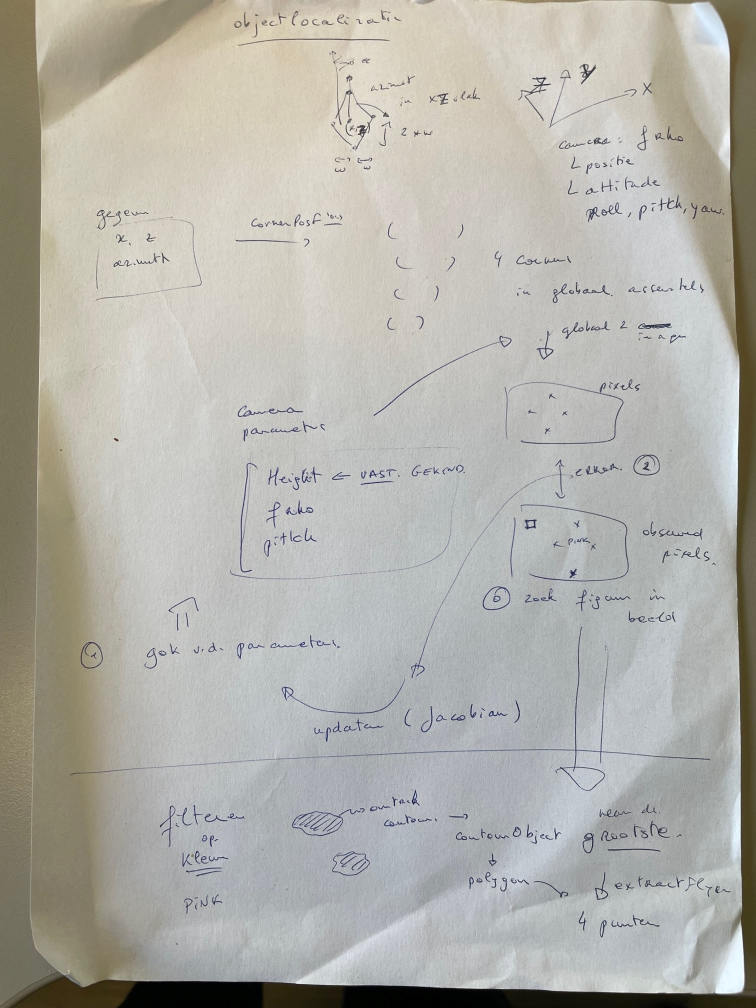
#> input picture rsPython-main/rsImaging/rsTracking/objectlocalisatie met camera.jpg, 1512 x 2016 px, given in place of lego-bricks-1x1-3d.jpg, which was not available (shown at 1/2 size)
$ python CannyEdge.py
#> lines starting #> are read from the running program, lines starting #| are printed output that depends on the picture; pictures that were not available may be replaced by others from this repository, and a replacement may not be noted
#> further down, img is the input picture: shape (2016, 1512, 3); mean B, G, R 170, 176.8, 177.9
# -*- coding: utf-8 -*-
"""
Created on 5 July 2021

@author: Jan Lemeire
"""

import cv2
from Contours import showContours
from ImageUtils import Color, char2color

# the parameters
blur_radius = 3

kernel_size = 5
low_threshold = 30
ratio = 3

def analyzeCannyEdge(img, file_name):
    global blur_radius, ratio, kernel_size, low_threshold

    print('** Test Canny Edge detector **')
  # [6 lines of commented-out code are left out]

    print('Choose component: r,g, b, h, s, v, a (gray)')
    print('Press q to quit')

    height, width = img.shape[:2]
#> height = 2016; width = 1512
    img_size =  height *  width
#> img_size = 3048192

    img_HSV = cv2.cvtColor(img, cv2.COLOR_BGR2HSV)
#> img_HSV: shape (2016, 1512, 3); mean H, S, V 54.2, 24, 180.9
    img_gray = cv2.cvtColor(img, cv2.COLOR_BGR2GRAY)
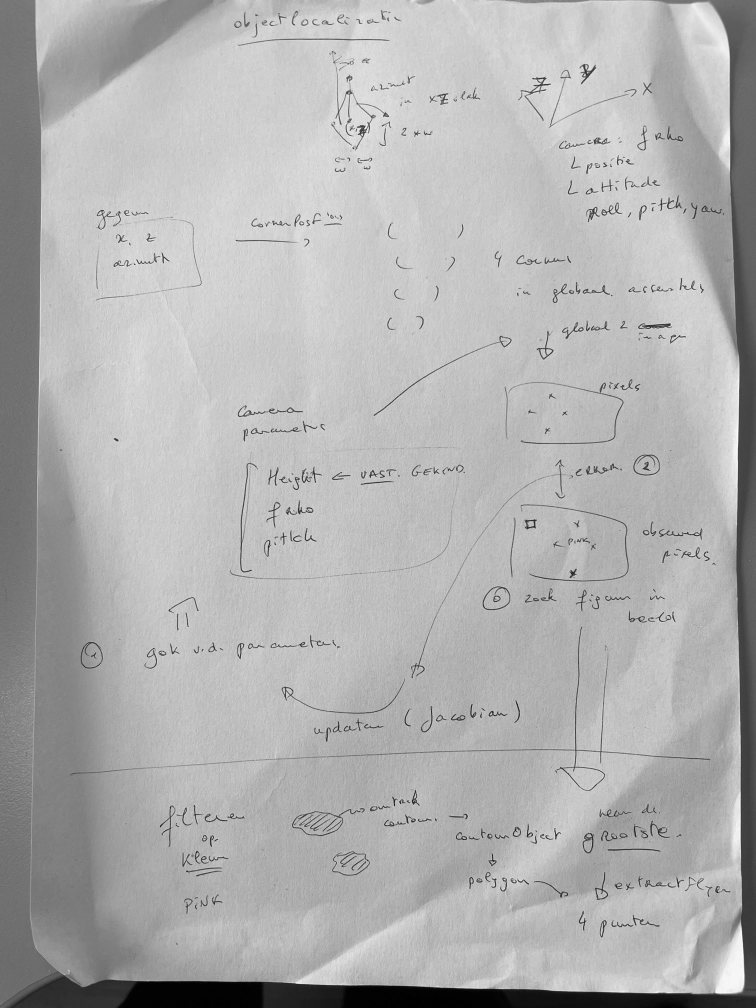
#> img_gray: shape (2016, 1512) (shown at 1/2 size); min 0, max 255, mean 176.4
    h, s, v = img_HSV[:, :, 0], img_HSV[:, :, 1], img_HSV[:, :, 2]
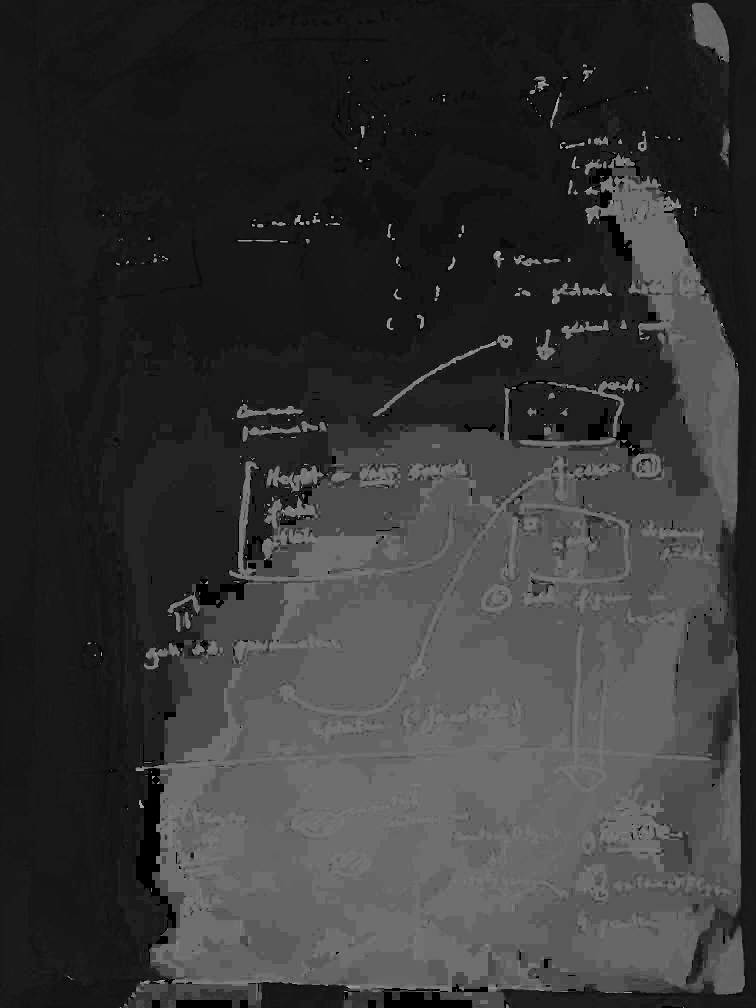
#> h: shape (2016, 1512) (shown at 1/2 size); min 0, max 177, mean 54.2
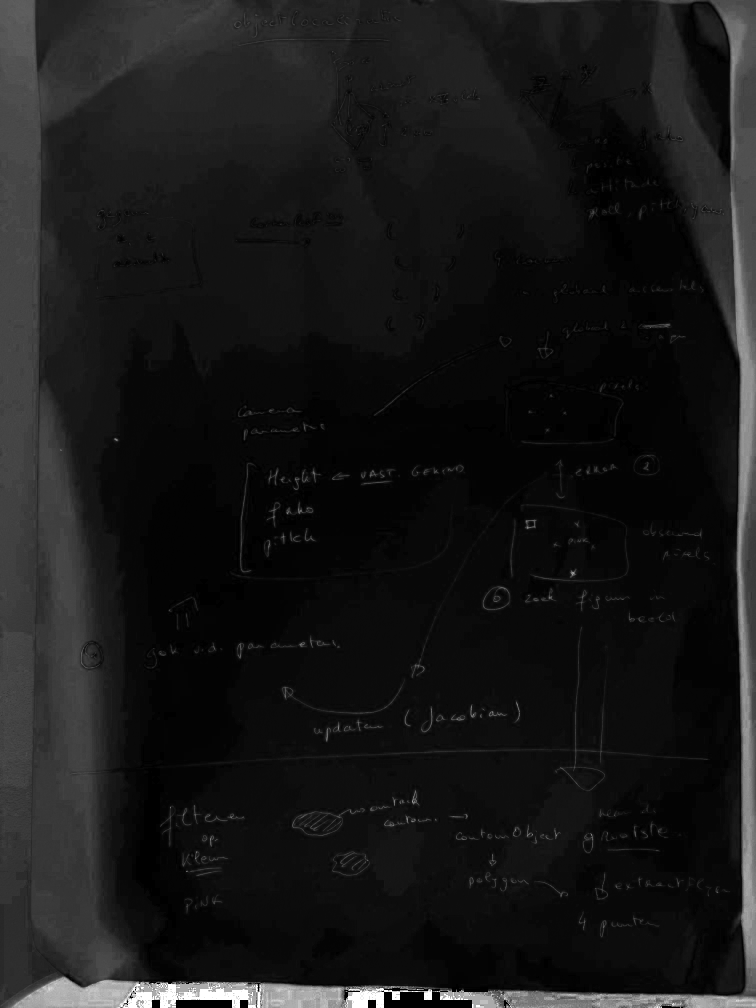
#> s: shape (2016, 1512) (shown at 1/2 size); min 0, max 255, mean 24
    img_comp = v

    windows_edges = 'Edges'
    windows_component = 'ImageComponent'

    def applyComponent():
        global blur_radius, ratio, kernel_size, low_threshold
        img_blur = cv2.blur(img_comp, (blur_radius,blur_radius)) if blur_radius > 1 else img_comp

        #print('low_threshold = '+str(low_threshold))
        detected_edges = cv2.Canny(img_blur, low_threshold, low_threshold*ratio, None, kernel_size)
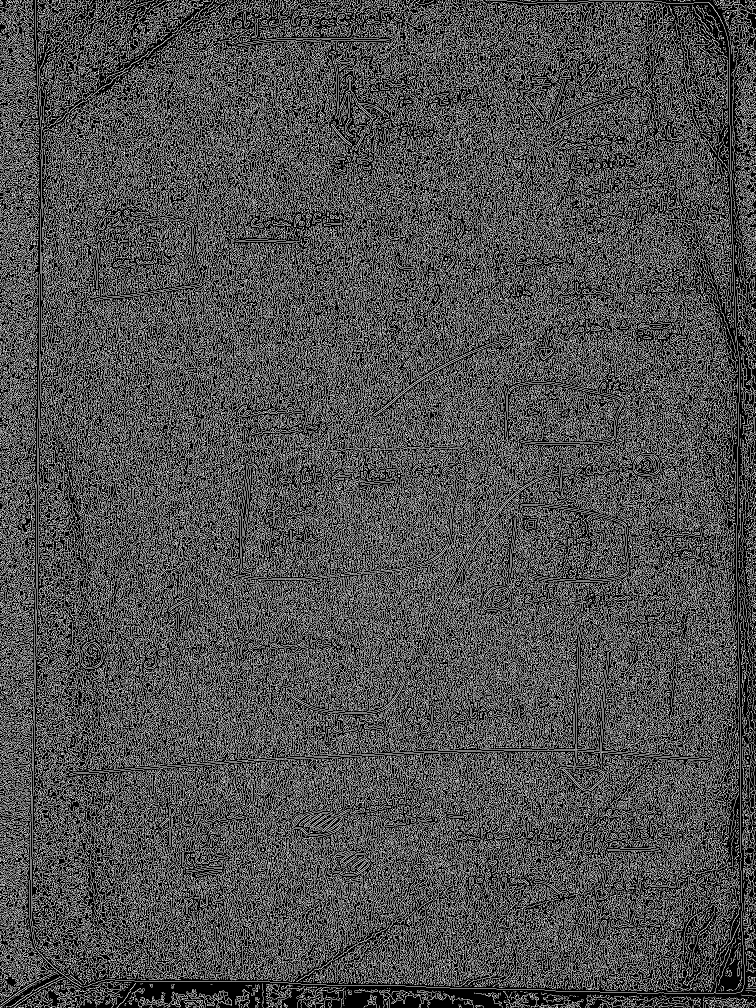
#> detected_edges: shape (2016, 1512) (shown at 1/2 size); 31.2% white in thin lines or dots
        mask = detected_edges != 0
#> mask: shape (2016, 1512) bool; 31.2% white in thin lines or dots
        img_edges = img * (mask[:,:,None].astype(img.dtype))
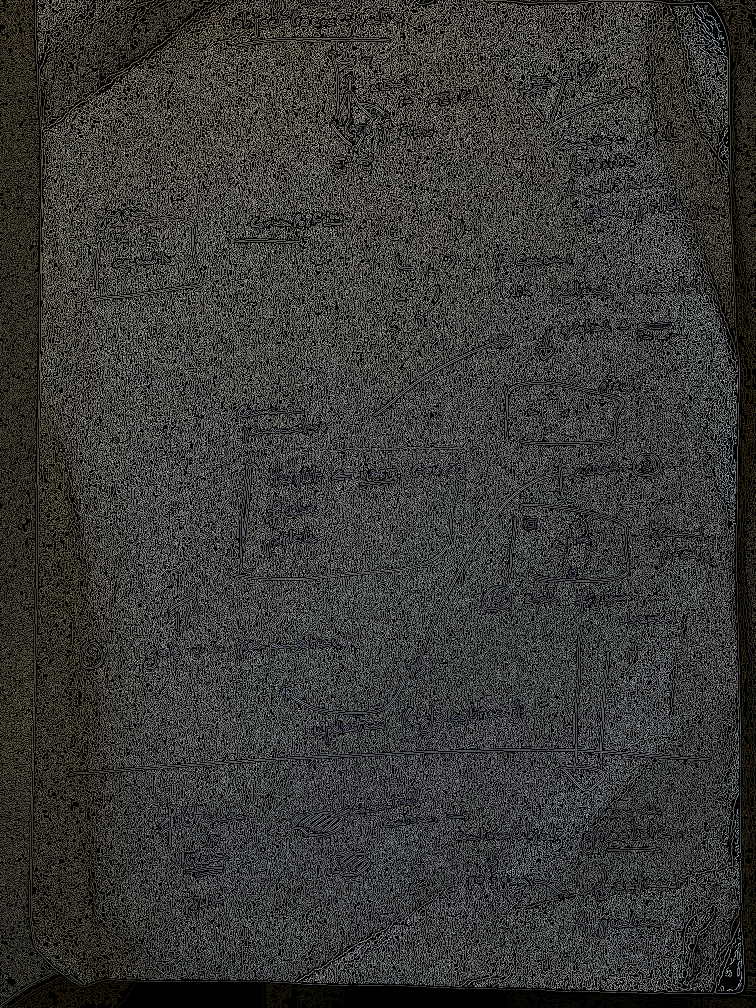
#> img_edges: shape (2016, 1512, 3) (shown at 1/2 size); mean B, G, R 54, 56, 56.3

        cv2.imshow(windows_component, img_comp)
        cv2.imshow(windows_edges, detected_edges) # img_edges)

    def setLowThreshold(val):
        global low_threshold
        low_threshold = int(val)
        cv2.setTrackbarPos(track_low_threshold, windows_edges, low_threshold)
        applyComponent()

    def setRatio(val):
        global ratio
        ratio = int(val)
        cv2.setTrackbarPos(track_ratio, windows_edges, ratio)
        applyComponent()

    def setKernelSize(val):
        global kernel_size
        kernel_size = int(val)
        cv2.setTrackbarPos(track_kernel_size, windows_edges, kernel_size)
        applyComponent()

    def setBlurRadius(val):
        global blur_radius
        blur_radius = max(int(val), 3)
        cv2.setTrackbarPos(track_blur_radius, windows_edges, blur_radius)
        applyComponent()

    cv2.namedWindow(windows_component, cv2.WINDOW_NORMAL)
    cv2.namedWindow(windows_edges)

    track_low_threshold = 'Low Threshold'
    cv2.createTrackbar(track_low_threshold, windows_edges , low_threshold, 150, setLowThreshold)
    track_ratio = 'Threshold Ratio'
    cv2.createTrackbar(track_ratio, windows_edges , ratio, 10, setRatio)
    track_kernel_size = 'Kernel Size'
    cv2.createTrackbar(track_kernel_size, windows_edges , kernel_size, 7, setKernelSize)
    track_blur_radius = 'Blur radius'
    cv2.createTrackbar(track_blur_radius, windows_edges , blur_radius, 20, setBlurRadius)


    applyComponent()

    print('Press a key to finish')
    while cv2.waitKey() <= 0:
#> (key x is pressed here)
        x = 1
    #cv2.destroyAllWindows()
    cv2.destroyWindow(windows_edges)
    cv2.destroyWindow(windows_component)


################ MAIN ################
if __name__== "__main__":
    import ImageUtils

# [4 lines of commented-out code are left out]
    img_file = 'D:/references/vision/lego brick images/lego-bricks-1x1-3d.jpg'
    img=cv2.imread(img_file)
    analyzeCannyEdge(img, img_file)

$ run again, on rsPython-main/rsQualitativeModel/models/DAG robot 3 - without pushing.jpg
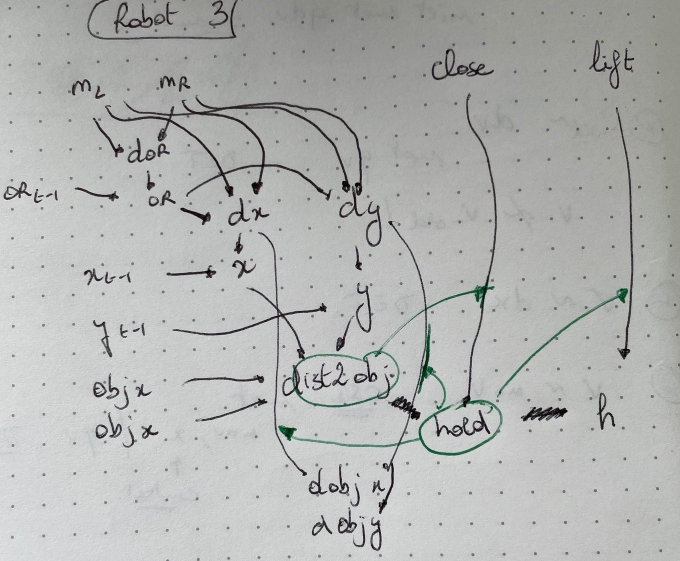
#> input picture rsPython-main/rsQualitativeModel/models/DAG robot 3 - without pushing.jpg, 1360 x 1122 px, given in place of lego-bricks-1x1-3d.jpg, which was not available (shown at 1/2 size)
#> img is the input picture: shape (1122, 1360, 3); mean B, G, R 178, 179.7, 178.3
#> img_HSV: shape (1122, 1360, 3); mean H, S, V 57.8, 5.4, 180
#> in applyComponent, `detected_edges = cv2.Canny(img_blur, low_threshold, low_threshold*rati..`:
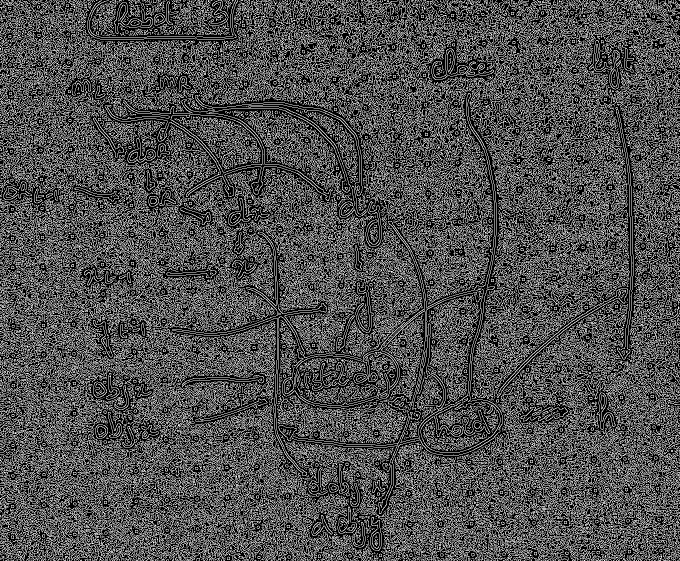
#> detected_edges: shape (1122, 1360) (shown at 1/2 size); 31.3% white in thin lines or dots
#> mask: shape (1122, 1360) bool; 31.3% white in thin lines or dots
#> in applyComponent, `img_edges = img * (mask[:,:,None].astype(img.dtype))`:
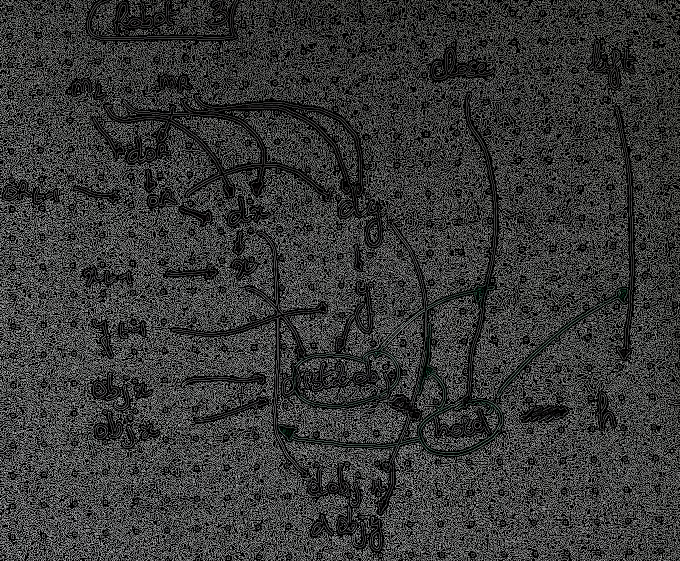
#> img_edges: shape (1122, 1360, 3) (shown at 1/2 size); mean B, G, R 56.1, 56.7, 56.2
